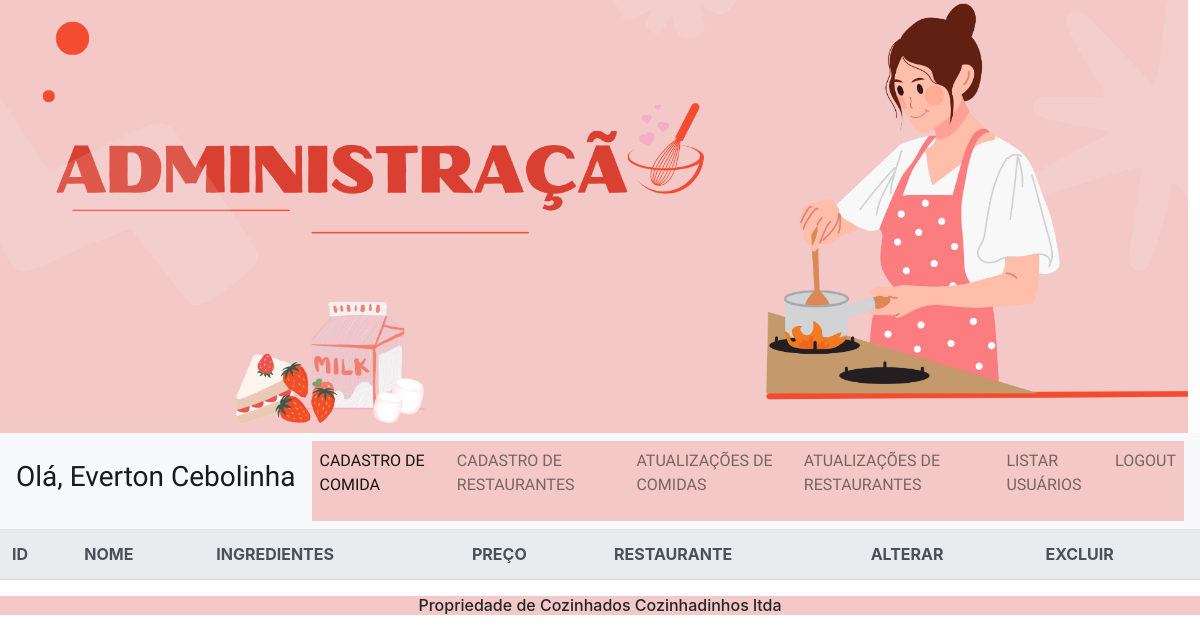
Before: /admin/principal.php?secao=manutcomida (signed in) with the older database file.
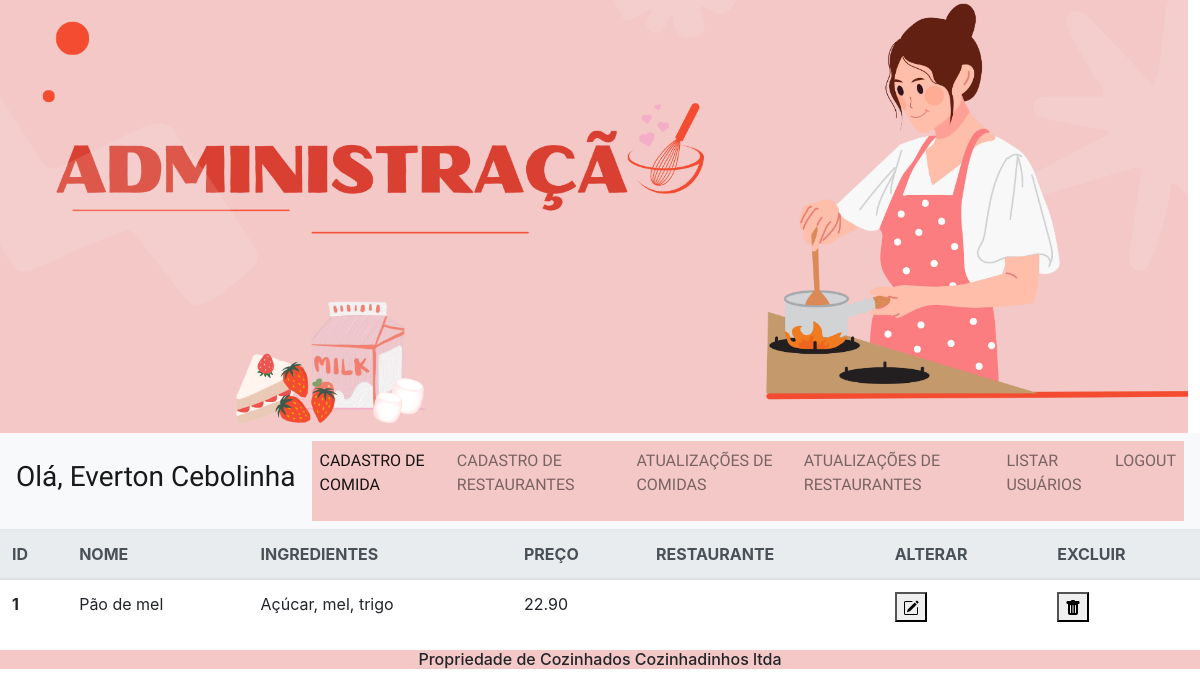
After: the same page with the newer database file.
### tables this page shows
CREATE TABLE `tb_comida` (
  `id` int NOT NULL,
  `nome` varchar(200) NOT NULL,
  `ingredientes` varchar(250) NOT NULL,
  `preco` double(255,2) NOT NULL,
  `id_restaurante` int NOT NULL,
  `nome_restaurante` varchar(250) NOT NULL
);

### admin/controller/verurl.php (called while the page is built)
<?php
class VerUrl{
    function trocarUrl($url){
        if(empty($url)){
            $url = "principal.php";
        } else {
            $url = "secoes/$url.php";
        }
        include_once($url);
    }
}
?>

### dao/conexao.php (called while the page is built, shortened)
<?php
abstract class Conexao{
    protected $host, $user, $pass, $dba, $conn, $sql, $qr, $data, $status, $totalField, $error;
    public function __construct(){
        $this->host = "localhost";
        $this->user = "root";
        $this->pass = "";
        $this->dba = "db_ifood";
    }
    public function connect(){
        $this->conn = @mysqli_connect($this->host, $this->user, $this->pass) or die("<ins><center>Erro ao acessar o banco de dados: </center></ins><br/>".mysqli_error($this->conn));
        mysqli_set_charset($this->conn,'utf8');
        return $this->conn;
    }
    protected function execSQL($sql){
        $this->qr = @mysqli_query($this->conn, $sql) or die("<ins><center>Erro ao executar a query: $sql - </center></ins><br/>".mysqli_error($this->conn));
        return $this->qr;
    }
    protected function listQr($qr){
        $this->data = @mysqli_fetch_assoc($this->qr);
        return $this->data;
    }
}
?>

### dao/manipuladados.php (called while the page is built, shortened)
<?php
include_once ("conexao.php");
class ManipulaDados extends Conexao
{
    private $table, $fields, $dados,$fieldPk,$valuePk;
    public function setTable($t)
    {
        $this->table = $t;
    }
    public function getAllDataTable()
    {
        $this->sql = "SELECT * FROM $this->table";
        $this->qr = self::execSQL($this->sql);
        $dados = array();
        while ($row = self::listQr($this->qr)) {
            array_push($dados, $row);
        }
        return $dados;
    }
}
?>

### admin/secoes/manutcomida.php (the view, shortened to what this page needs)
<?php
include_once("../dao/manipuladados.php");
$dados = new ManipulaDados();
$dados->setTable("tb_comida");
$lista = $dados->getAllDataTable();
?>
<section>
<table class="table">
  <thead class="thead-light">
    <tr>
      <th scope="col">ID</th>
      <th scope="col">NOME</th>
      <th scope="col">INGREDIENTES</th>
      <th scope="col">PREÇO</th>
      <th scope="col">RESTAURANTE</th>
      <th scope="col">ALTERAR</th>
      <th scope="col">EXCLUIR</th>
    </tr>
  </thead>
  <tbody>
<?php
   foreach ($lista as $comida) {
    ?>
    <form method="post" action="controller/manterComida.php">
    <tr>
        <th scope="row"><?= $comida["id"]?></th>
        <td><?= $comida["nome"] ?></td>
        <td><?= $comida["ingredientes"] ?></td>
        <td><?= $comida["preco"] ?></td>
        <td><?= $comida["nome_restaurante"] ?></td>
            <td><button type="submit" name="botao" value="editar"></td>
            <td><button type="submit" name="botao" value="excluir"></td>
        </tr>
        </form>
        </tbody>
     <?php
   }
   ?>
</table>
</section>

### admin/principal.php (shortened to what this page needs)
<!DOCTYPE html>
<html lang="pt-br">
<head>
    <link rel='stylesheet' type='text/css' href='css/bootstrap.css'>
    <link rel='stylesheet' type='text/css' href='css/estilo.css'>
</head>
<body>
    <?php include_once ("includes/cabecalho.php"); ?>
    <?php include_once ("includes/menu.php"); ?>
    <main>
        <?php
        include_once ("controller/verurl.php");
        $redirecionar = new VerUrl();
        $redirecionar->trocarUrl(@$_GET['secao']);
        ?>
        <?php include_once ("includes/rodape.php"); ?>
    </main>
</body>
</html>

### admin/includes/cabecalho.php
<header>
    <img class="capa2" src="../img/sites/capa2.png"/>
</header>

### admin/includes/menu.php (shortened to what this page needs)
<nav class="navbar navbar-expand-lg navbar-light bg-light">
    <a class="navbar-brand" href="#">
        <?php
        $qualquer = $_SESSION['usuario'];
        echo '<h3>Olá, ' . $qualquer . '</h3>';
        ?>
    </a>
    <div class="collapse navbar-collapse" id="navbarNavDropdown">
        <ul class="navbar-nav">
            <li class="nav-item active">
                <a class="nav-link" href="?secao=cadcomida">CADASTRO DE COMIDA<span class="sr-only">(current)</span></a>
            </li>
            <li class="nav-item">
                <a class="nav-link" href="?secao=cadrestaurante">CADASTRO DE RESTAURANTES</a>
            </li>
            <li class="nav-item">
                <a class="nav-link" href="?secao=manutcomida">ATUALIZAÇÕES DE COMIDAS</a>
            </li>
            <li class="nav-item">
                <a class="nav-link" href="?secao=manutrestaurante">ATUALIZAÇÕES DE RESTAURANTES</a>
            </li>
            <li class="nav-item">
                <a class="nav-link" href="?secao=listarusuarios">LISTAR USUÁRIOS</a>
            </li>
            <li class="nav-item">
                <a class="nav-link" href="logout.php">LOGOUT</a>
            </li>
        </ul>
    </div>
</nav>

### admin/includes/rodape.php
<footer>
    <h6>Propriedade de Cozinhados Cozinhadinhos ltda</h6>
</footer>

### admin/css/estilo.css (style rules this page uses)
nav { font-family: "Roboto Condensed", sans-serif; font-weight: 400; font-style: normal; }
ul { background-color: #F3C8C6; }
a { color: #D94032; }
.nav-item { margin-bottom: 1em; }
h6 { text-align: center; background-color: #F3C8C6; }
.capa2 { width: 99%; height: 10%; }

Changed rows visible on the page:
added tb_comida: id "1", nome "Pão de mel", ingredientes "Açúcar, mel, trigo", preco "22.90"
